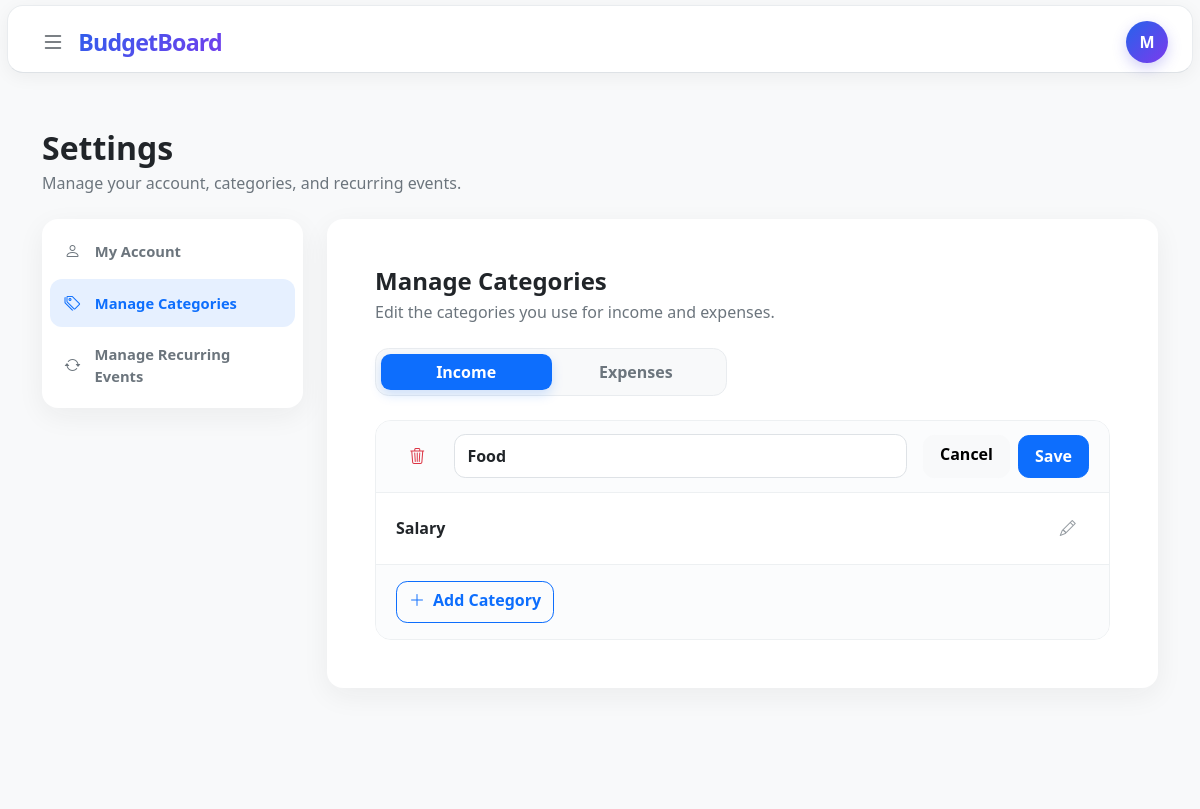
The app's page /settings?section=categories&category_type=income&edit_category=2 (signed in), older data.
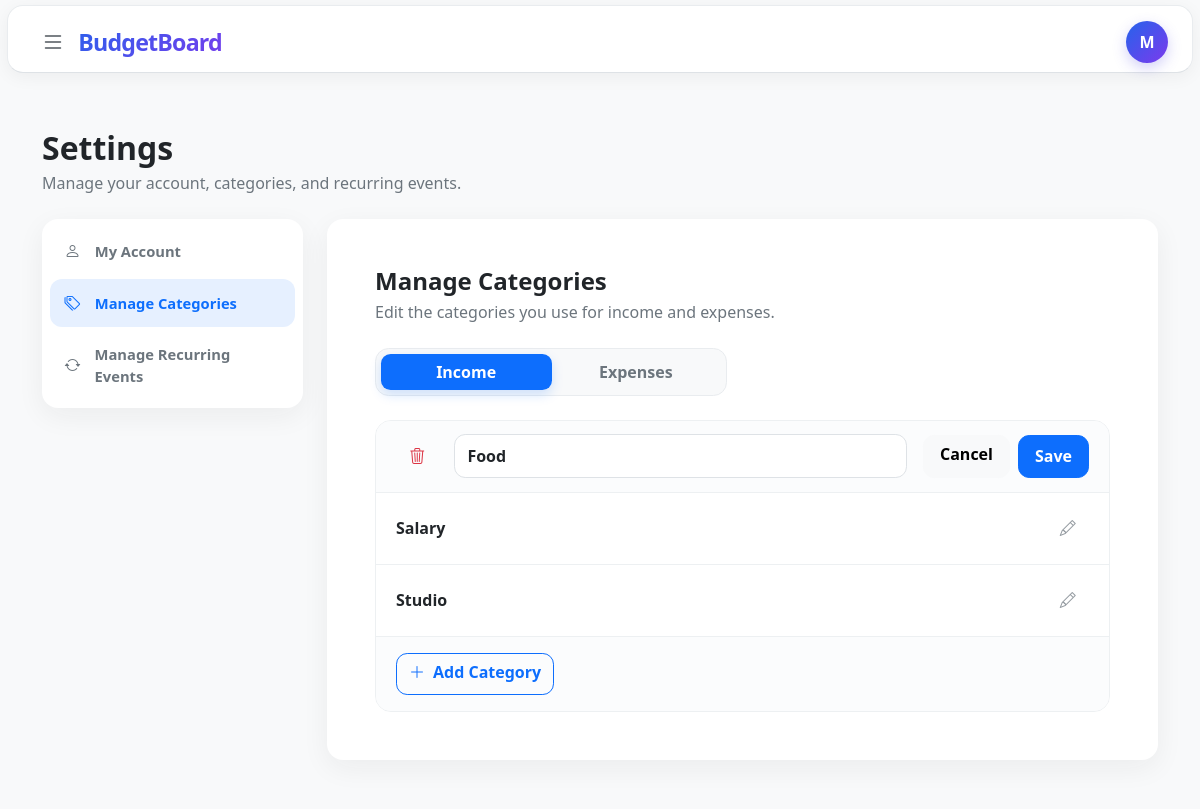
The same page, newer data.
### tables this page shows
CREATE TABLE categories (
    id INTEGER PRIMARY KEY AUTOINCREMENT,
    user_id INTEGER NOT NULL,
    name TEXT NOT NULL COLLATE NOCASE,
    type TEXT NOT NULL CHECK (
        type IN ('income', 'expense')
    ),
    created_at DATETIME NOT NULL DEFAULT CURRENT_TIMESTAMP,

    FOREIGN KEY (user_id) REFERENCES users(id),
    UNIQUE (user_id, name, type)
);

### app.py (the view, shortened to what this page needs)
@app.route("/settings", methods=["GET", "POST"])
@login_required
def settings():
    user_id = session["user_id"]
    users = db.execute(
        """
        SELECT id, username, time_added
        FROM users
        WHERE id = ?
        LIMIT 1
        """,
        user_id
    )
    if not users:
        session.clear()
        return redirect(url_for("login", _external=True))
    user = users[0]
    try:
        member_since = datetime.fromisoformat(
            user["time_added"]
        ).strftime("%B %Y")
    except (TypeError, ValueError):
        member_since = ""
    categories = load_user_categories(db, user_id)
    income_categories = [
        category
        for category in categories
        if category["type"] == "income"
    ]
    expense_categories = [
        category
        for category in categories
        if category["type"] == "expense"
    ]
    accounts = db.execute(
        """
        SELECT id, name, active
        FROM accounts
        WHERE user_id = ?
        ORDER BY active DESC, name COLLATE NOCASE
        """,
        user_id
    )
    recurrent_events = load_recurrent_events(db, user_id)
    recurrent_income = [
        event
        for event in recurrent_events
        if event["category_type"] == "income"
    ]
    recurrent_expenses = [
        event
        for event in recurrent_events
        if event["category_type"] == "expense"
    ]
    active_section = request.args.get("section", "account")
    if active_section not in {"account", "categories", "recurring"}:
        active_section = "account"
    active_category_type = request.args.get(
        "category_type",
        "income"
    )
    if active_category_type not in {"income", "expense"}:
        active_category_type = "income"
    active_recurring_type = request.args.get(
        "recurring_type",
        "income"
    )
    if active_recurring_type not in {"income", "expense"}:
        active_recurring_type = "income"
    return render_template(
        "settings.html",
        user=user,
        member_since=member_since,
        accounts=accounts,
        income_categories=income_categories,
        expense_categories=expense_categories,
        recurrent_income=recurrent_income,
        recurrent_expenses=recurrent_expenses,
        active_section=active_section,
        active_category_type=active_category_type,
        active_recurring_type=active_recurring_type,
        edit_account=request.args.get("edit") == "account",
        edit_category_id=request.args.get("edit_category", type=int),
        adding_category_type=request.args.get("add_category"),
        edit_recurrent_id=request.args.get("edit_recurrent", type=int)
    )

### helpers.py (called while the page is built)
def login_required(f):
    @wraps(f)
    def decorated_function(*args, **kwargs):
        if session.get("user_id") is None:
            return redirect("/login")
        return f(*args, **kwargs)
    return decorated_function

def usd(value):
    return f"${value:,.2f}"

def load_user_categories(db, user_id):
    return db.execute(
        """
        SELECT id, name, type
        FROM categories
        WHERE user_id = ?
        ORDER BY type, name
        """,
        user_id
    )

def describe_recurrent_schedule(interval_days, day_of_month):
    if day_of_month is not None:
        return f"Monthly on day {day_of_month}"
    interval_days = int(interval_days)
    if interval_days == 7:
        return "Weekly"
    if interval_days == 14:
        return "Every 2 weeks"
    if interval_days == 365:
        return "Yearly"
    return f"Every {interval_days} days"

def recurrent_frequency(interval_days, day_of_month):
    if day_of_month is not None:
        return "monthly"
    interval_days = int(interval_days)
    if interval_days == 7:
        return "weekly"
    if interval_days == 14:
        return "biweekly"
    if interval_days == 365:
        return "yearly"
    return "custom"

### templates/settings.html (shortened to what this page needs)
{% extends "layout.html" %}
{% macro category_list(categories, category_type, edit_category_id, adding_category_type) %}
    <div class="settings-category-list">
        {% for category in categories %}
            {% if edit_category_id == category["id"] %}
                <form class="settings-category-row settings-category-row-editing" action="{{ url_for('settings') }}" method="post">
                    <div class="settings-category-edit-field">
                        <input
                            class="form-control settings-category-input w-100"
                            id="category-name-{{ category['id'] }}"
                            name="category_name"
                            type="text"
                            value="{{ category['name'] }}"
                            maxlength="50"
                            required
                            autofocus
                        >
                    </div>
                    <div class="settings-category-edit-actions">
                        <a
                            class="btn btn-light settings-row-button"
                            href="{{ url_for('settings', section='categories', category_type=category_type) }}"
                        >
                            Cancel
                        </a>
                        <button class="btn btn-primary settings-row-button" name="action" type="submit" value="rename_category">Save</button>
                    </div>
                    <button
                        class="btn settings-category-delete-button"
                        name="action"
                        type="submit"
                        value="delete_category"
                        formnovalidate
                        aria-label="Delete {{ category['name'] }} category"
                    >
                        <i class="bi bi-trash3" aria-hidden="true"></i>
                    </button>
                </form>
            {% else %}
                <div class="settings-category-row">
                    <span class="settings-category-name">{{ category["name"] }}</span>
                    <a
                        class="btn settings-category-edit-button"
                        href="{{ url_for('settings', section='categories', category_type=category_type, edit_category=category['id']) }}"
                        aria-label="Edit {{ category['name'] }} category"
                    >
                        <i class="bi bi-pencil" aria-hidden="true"></i>
                    </a>
                </div>
            {% endif %}
        {% else %}
            <div class="settings-empty-state">
                <i class="bi bi-tags" aria-hidden="true"></i>
                <p class="fw-semibold mb-1">No {{ category_type }} categories</p>
                <p class="small text-secondary mb-0">Add a category to start organizing your transactions.</p>
            </div>
        {% endfor %}
        <div class="settings-category-footer">
            {% if adding_category_type == category_type %}
                <form class="settings-add-category-form" action="{{ url_for('settings') }}" method="post">
                    <input name="category_type" type="hidden" value="{{ category_type }}">
                    <label class="visually-hidden" for="new-{{ category_type }}-category">New category name</label>
                    <input
                        class="form-control settings-category-input"
                        id="new-{{ category_type }}-category"
                        name="category_name"
                        type="text"
                        maxlength="50"
                        placeholder="Category name"
                        required
                        autofocus
                    >
                    <a
                        class="btn btn-light settings-row-button"
                        href="{{ url_for('settings', section='categories', category_type=category_type) }}"
                    >
                        Cancel
                    </a>
                    <button class="btn btn-primary settings-row-button" name="action" type="submit" value="add_category">Save</button>
                </form>
            {% else %}
                <a
                    class="btn btn-outline-primary settings-add-category"
                    href="{{ url_for('settings', section='categories', category_type=category_type, add_category=category_type) }}"
                >
                    <i class="bi bi-plus-lg me-2" aria-hidden="true"></i>Add Category
                </a>
            {% endif %}
        </div>
    </div>
{% endmacro %}
{% block styles %}
    <link rel="stylesheet" href="{{ url_for('static', filename='settings.css') }}">
{% endblock %}
{% block main %}
    <section class="settings-page py-4 py-lg-5">
        <div class="container-xl">
            <header class="mb-4">
                <h1 class="h2 fw-bold mb-1">Settings</h1>
                <p class="text-secondary mb-0">Manage your account, categories, and recurring events.</p>
            </header>
            <div class="row g-4 align-items-start settings-layout">
                <aside class="col-12 col-lg-3 settings-sidebar" aria-label="Settings navigation">
                    <div class="card settings-nav-card border-0">
                        <div class="card-body p-2">
                            <nav class="settings-nav" role="tablist" aria-label="Settings sections">
                                <label class="settings-nav-link" for="settings-account-section" role="tab">
                                    <i class="bi bi-person" aria-hidden="true"></i>
                                    <span>My Account</span>
                                </label>
                                <label class="settings-nav-link" for="settings-categories-section" role="tab">
                                    <i class="bi bi-tags" aria-hidden="true"></i>
                                    <span>Manage Categories</span>
                                </label>
                                <label class="settings-nav-link" for="settings-recurring-section" role="tab">
                                    <i class="bi bi-arrow-repeat" aria-hidden="true"></i>
                                    <span>Manage Recurring Events</span>
                                </label>
                            </nav>
                        </div>
                    </div>
                </aside>
                <div class="col-12 col-lg-9 settings-content">
                    <article class="card settings-card settings-categories-panel border-0" aria-labelledby="categories-heading">
                        <div class="card-body p-4 p-lg-5">
                            <header class="mb-4">
                                <h2 class="h4 fw-bold mb-1" id="categories-heading">Manage Categories</h2>
                                <p class="text-secondary mb-0">Edit the categories you use for income and expenses.</p>
                            </header>
                            <div class="settings-category-switcher">
                                <div class="btn-group settings-category-tabs mb-4" role="tablist" aria-label="Category type">
                                    <label class="btn" for="income-categories" role="tab">Income</label>
                                    <label class="btn" for="expense-categories" role="tab">Expenses</label>
                                </div>
                                <div class="settings-category-panels">
                                    <section class="settings-category-pane income-category-pane" aria-label="Income categories">
                                        {{ category_list(income_categories, "income", edit_category_id, adding_category_type) }}
                                    </section>
                                </div>
                            </div>
                        </div>
                    </article>
                </div>
            </div>
        </div>
    </section>
{% endblock %}

### templates/layout.html (shortened to what this page needs)
<!DOCTYPE html>
<html lang="en">
<head>
    <link
        href="https://cdn.jsdelivr.net/npm/bootstrap@5.3.8/dist/css/bootstrap.min.css"
        rel="stylesheet"
    >
    <link
        rel="stylesheet"
        href="https://cdn.jsdelivr.net/npm/bootstrap-icons@1.13.1/font/bootstrap-icons.min.css"
    >
    <link
        rel="stylesheet"
        href="{{ url_for('static', filename='style.css') }}"
    >
    {% block styles %}
    {% endblock %}
</head>
<body>
    <header class="top-bar border-bottom bg-white">
        <div class="container-fluid px-4">
            <div class="d-flex align-items-center justify-content-between"
                 style="height: 72px;">
                <div class="d-flex align-items-center gap-3">
                    {% if session.get("user_id") %}
                        <button
                            class="btn menu-button"
                            type="button"
                            data-bs-toggle="offcanvas"
                            data-bs-target="#navigation"
                            aria-controls="navigation"
                            aria-label="Open navigation"
                        >
                            <i class="bi bi-list fs-4"></i>
                        </button>
                    {% endif %}
                    <a href="/" class="brand text-decoration-none" id="{% if session.get('user_id') %}title-li{% else %}title-lo{% endif %}">
                    </a>
                </div>
                <div class="d-flex align-items-center ms-auto">
                    {% if session.get("user_id") %}
                        <div class="dropdown">
                            <button
                                class="btn profile-button dropdown-toggle"
                                type="button"
                                data-bs-toggle="dropdown"
                                aria-expanded="false"
                                aria-label="Open account menu"
                            >
                                {{ session.get("username", "U")[0] | upper }}
                            </button>
                        </div>
                    {% endif %}
                </div>
            </div>
        </div>
    </header>
    <main>
        {% block main %}
        {% endblock %}
    </main>
</body>
</html>

### static/style.css (style rules this page uses)
body { background-color: #f8f9fa; color: #212529; }
.top-bar { position: relative; margin: 5px 7px 0; height: 68px; background: #ffffff; border: 1px solid #e9ecef; border-radius: 16px; box-shadow: 0 4px 18px rgba(0, 0, 0, 0.05); }
#title-li { position: absolute; left: 12%; transform: translateX(-50%); }
.brand { display: inline-flex; align-items: center; padding: 8px 14px; font-size: 1.45rem; font-weight: 750; letter-spacing: -0.8px; background: linear-gradient( 135deg, #2563eb, #7c3aed ); background-clip: text; -webkit-background-clip: text; color: transparent; -webkit-text-fill-color: transparent; border-radius: 12px; transition: transform 0.2s ease, opacity 0.2s ease; }
.menu-button { width: 42px; height: 42px; display: flex; align-items: center; justify-content: center; border: none; border-radius: 12px; color: #495057; transition: all 0.2s ease; }
.profile-button { width: 42px; height: 42px; display: inline-flex; align-items: center; justify-content: center; padding: 0; color: #ffffff; background: linear-gradient(135deg, #2563eb, #7c3aed); border: 0; border-radius: 50%; font-size: 1rem; font-weight: 700; box-shadow: 0 5px 14px rgba(79, 70, 229, 0.25); transition: transform 0.15s ease, box-shadow 0.15s ease; }
.profile-button::after { display: none; }
main { min-height: calc(100vh - 80px); padding-top: 8px; }

Row changes from the older to the newer data that the page shows:
added categories: name "Studio"
